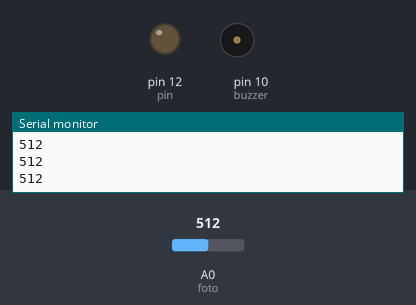
Bench run of a sketch on a simulated Arduino Uno, built with avr-gcc and run on an emulated ATmega328P. Shown: output pins drawn as LEDs (lit = HIGH), buzzer (waves = sounding), the last lines printed to the serial monitor. The test bench sets the inputs (shaded band); at power-on: A0 (foto) = 512.

Above: at 1.2 s.
1.3 s: A0 (foto) set to 682
2.8 s: A0 (foto) set to 713
At 3.7 s:
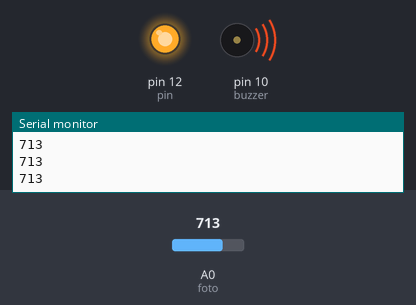
4.3 s: A0 (foto) set to 690
At 4.8 s:
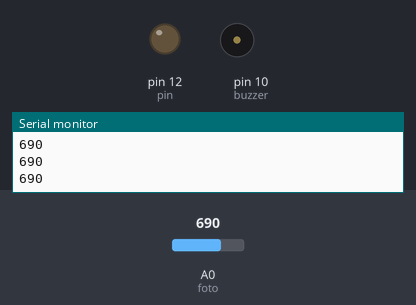
5.8 s: A0 (foto) set to 710
At 7.2 s:
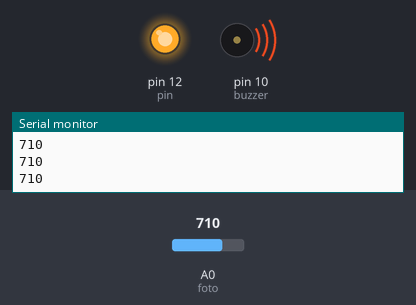
Timing chart, 0 to 8.3 s (numbered marks = the images above; inputs shaded):
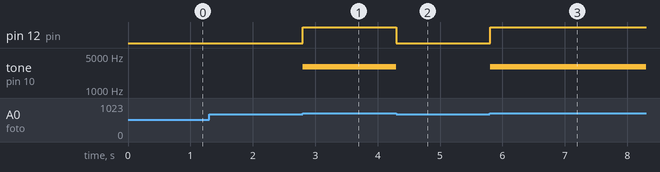

The sketch:

foto_y_buzz.ino
```cpp
int buzzer=10;
int pin=12;
int foto=A0;
int v;


void setup() {
  pinMode(pin,OUTPUT);
  pinMode(buzzer,OUTPUT);

  Serial.begin(9600);

}

void loop() {
 v=analogRead(foto);
 if(v>=700){
  tone(buzzer,3000);
  digitalWrite(pin,1);
 }else{
  digitalWrite(pin,0);
  noTone(buzzer);
 }
 Serial.println(v);

}
```

Measured:
- the behaviour switches between 699 and 700 on A0 (foto) (found by bisection; images 0 and 1)
- after the input at 2.8 s, pin 12 (pin): LOW → HIGH at once; tone on pin 10 (buzzer): silent → 3000 Hz at once
- after the input at 4.3 s, pin 12 (pin): HIGH → LOW at once; tone on pin 10 (buzzer): 3000 Hz → silent at once
- after the input at 5.8 s, pin 12 (pin): LOW → HIGH at once; tone on pin 10 (buzzer): silent → 3000 Hz at once
